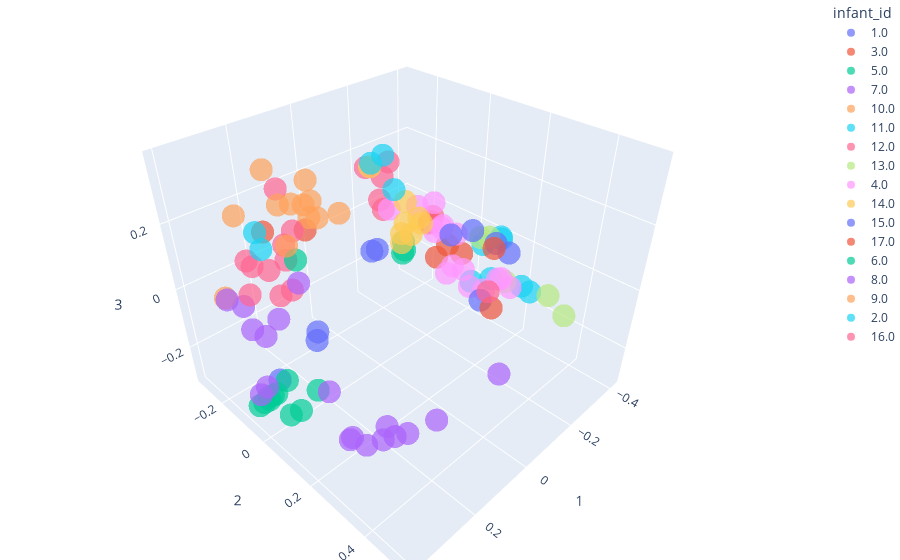

Notebook code cell kept with this figure:
### Markdown cell above
#### Infant clusering

### Code cell
fig = px.scatter_3d(pcoa_braycurtis_metadata_merged,
                    x=1,
                    y=2,
                    z=3,
                    color='infant_id',
                    opacity=0.7)

fig.update_layout(margin=dict(l=0, r=0, b=0, t=0))
fig.show()

### Figure 1 — Plotly figure (JSON) as saved in the notebook; plotly's stock layout.template omitted (floating-point values rounded to 4 significant figures)
{"data": [{"hovertemplate": "infant_id=1.0<br>1=%{x}<br>2=%{y}<br>3=%{z}<extra></extra>", "legendgroup": "1.0", "marker": {"color": "#636efa", "opacity": 0.7, "symbol": "circle"}, "mode": "markers", "name": "1.0", "scene": "scene", "showlegend": true, "type": "scatter3d", "x": [0.283, 0.09099, -0.2186, -0.1751, 0.0775], "y": [-0.1105, -0.1864, -0.2439, -0.2213, -0.1976], "z": [-0.274, -0.2896, -0.126, -0.1026, -0.27]}, {"hovertemplate": "infant_id=3.0<br>1=%{x}<br>2=%{y}<br>3=%{z}<extra></extra>", "legendgroup": "3.0", "marker": {"color": "#EF553B", "opacity": 0.7, "symbol": "circle"}, "mode": "markers", "name": "3.0", "scene": "scene", "showlegend": true, "type": "scatter3d", "x": [0.05686, 0.0979, 0.25, 0.2218, 0.07062, -0.2632, -0.3262], "y": [0.3368, 0.3004, -0.1456, -0.003058, 0.3071, -0.05339, -0.1195], "z": [0.2516, 0.244, 0.1818, 0.2365, 0.2659, 0.03761, -0.02044]}, {"hovertemplate": "infant_id=5.0<br>1=%{x}<br>2=%{y}<br>3=%{z}<extra></extra>", "legendgroup": "5.0", "marker": {"color": "#00cc96", "opacity": 0.7, "symbol": "circle"}, "mode": "markers", "name": "5.0", "scene": "scene", "showlegend": true, "type": "scatter3d", "x": [-0.2592, -0.2582, 0.3391, 0.3773, 0.3569, 0.3159, 0.3382, 0.2789, 0.3258, 0.2257, 0.2942, 0.3264, -0.2486], "y": [-0.1645, -0.1588, -0.08845, -0.07303, -0.08309, -0.0829, -0.08612, -0.07948, -0.08552, -0.01355, -0.003893, -0.005877, -0.1574], "z": [-0.07951, -0.1074, -0.2862, -0.2804, -0.2901, -0.2849, -0.2951, -0.2575, -0.2854, -0.2861, -0.3085, -0.3034, -0.1144]}, {"hovertemplate": "infant_id=7.0<br>1=%{x}<br>2=%{y}<br>3=%{z}<extra></extra>", "legendgroup": "7.0", "marker": {"color": "#ab63fa", "opacity": 0.7, "symbol": "circle"}, "mode": "markers", "name": "7.0", "scene": "scene", "showlegend": true, "type": "scatter3d", "x": [0.3333, 0.3723, 0.3548, 0.2471, 0.2383, 0.2798, 0.2402, 0.3002, -0.002833], "y": [-0.1508, -0.06561, -0.0579, 0.3178, 0.3526, 0.1132, 0.2829, 0.2735, 0.4253], "z": [-0.008202, -0.2369, -0.2153, -0.1953, -0.1642, -0.1658, -0.1929, -0.2196, -0.08533]}, {"hovertemplate": "infant_id=10.0<br>1=%{x}<br>2=%{y}<br>3=%{z}<extra></extra>", "legendgroup": "10.0", "marker": {"color": "#FFA15A", "opacity": 0.7, "symbol": "circle"}, "mode": "markers", "name": "10.0", "scene": "scene", "showlegend": true, "type": "scatter3d", "x": [0.3836, 0.2051, 0.2398, 0.2146, 0.2584, 0.244, 0.1974], "y": [-0.1403, 0.1061, 0.07237, 0.005671, 0.002685, 0.04739, -0.006352], "z": [0.05081, 0.3183, 0.3073, 0.3663, 0.3216, 0.2995, 0.3026]}, {"hovertemplate": "infant_id=11.0<br>1=%{x}<br>2=%{y}<br>3=%{z}<extra></extra>", "legendgroup": "11.0", "marker": {"color": "#19d3f3", "opacity": 0.7, "symbol": "circle"}, "mode": "markers", "name": "11.0", "scene": "scene", "showlegend": true, "type": "scatter3d", "x": [-0.1088, -0.1225, -0.1148, -0.1546, -0.4143, -0.378, -0.285], "y": [0.2359, 0.3811, 0.2937, 0.3859, 0.03114, 0.1233, 0.1927], "z": [0.04355, 0.09486, 0.0778, 0.06357, -0.07215, 0.01167, 0.07582]}, {"hovertemplate": "infant_id=12.0<br>1=%{x}<br>2=%{y}<br>3=%{z}<extra></extra>", "legendgroup": "12.0", "marker": {"color": "#FF6692", "opacity": 0.7, "symbol": "circle"}, "mode": "markers", "name": "12.0", "scene": "scene", "showlegend": true, "type": "scatter3d", "x": [-0.2474, -0.1332, -0.2507, -0.2501, -0.2014, -0.3309, 0.264, 0.176, 0.1691, 0.1563, 0.1957, 0.2996, 0.2866, 0.2221, 0.1039, 0.1789], "y": [-0.2577, -0.1884, -0.2454, -0.2471, -0.1673, -0.1077, -0.1979, -0.1794, -0.1835, -0.1884, -0.1879, -0.1689, -0.1837, -0.1876, -0.2331, -0.1671], "z": [0.03803, 0.2118, 0.007769, 0.1214, 0.2132, 0.005898, 0.06033, 0.262, 0.09093, -0.06652, -0.0655, 0.001823, 0.0949, 0.03256, 0.08555, 0.05465]}, {"hovertemplate": "infant_id=13.0<br>1=%{x}<br>2=%{y}<br>3=%{z}<extra></extra>", "legendgroup": "13.0", "marker": {"color": "#B6E880", "opacity": 0.7, "symbol": "circle"}, "mode": "markers", "name": "13.0", "scene": "scene", "showlegend": true, "type": "scatter3d", "x": [-0.279, -0.3742, -0.2022, -0.1075, -0.09996], "y": [0.1545, 0.05068, 0.2758, 0.515, 0.4704], "z": [0.06746, -0.02036, 0.01598, 0.08693, 0.1252]}, {"hovertemplate": "infant_id=4.0<br>1=%{x}<br>2=%{y}<br>3=%{z}<extra></extra>", "legendgroup": "4.0", "marker": {"color": "#FF97FF", "opacity": 0.7, "symbol": "circle"}, "mode": "markers", "name": "4.0", "scene": "scene", "showlegend": true, "type": "scatter3d", "x": [-0.342, -0.3388, -0.364, -0.3698, -0.3817, -0.3774, -0.2496, -0.1765, -0.3698, -0.2654, -0.2121, -0.2916, -0.3763, -0.3722, -0.3379], "y": [-0.05151, -0.02517, -0.1343, -0.005731, -0.11, -0.1128, -0.09586, -0.1391, -0.1338, 0.16, 0.1492, 0.0241, 0.1255, 0.1412, 0.2008], "z": [-0.186, -0.1431, 0.03092, -0.1627, -0.04909, -0.057, 0.07851, 0.07989, -0.07599, -0.1029, -0.0698, 0.01603, -0.1376, -0.1261, -0.1113]}, {"hovertemplate": "infant_id=14.0<br>1=%{x}<br>2=%{y}<br>3=%{z}<extra></extra>", "legendgroup": "14.0", "marker": {"color": "#FECB52", "opacity": 0.7, "symbol": "circle"}, "mode": "markers", "name": "14.0", "scene": "scene", "showlegend": true, "type": "scatter3d", "x": [-0.2499, -0.3298, -0.3432, -0.2729, -0.304, -0.3256, -0.3306, -0.3395], "y": [-0.302, -0.2447, -0.2413, -0.1864, -0.1749, -0.1497, -0.1673, -0.2363], "z": [0.1356, -0.1145, -0.07902, -0.09856, -0.07622, -0.0339, -0.02408, 0.004841]}, {"hovertemplate": "infant_id=15.0<br>1=%{x}<br>2=%{y}<br>3=%{z}<extra></extra>", "legendgroup": "15.0", "marker": {"color": "#636efa", "opacity": 0.7, "symbol": "circle"}, "mode": "markers", "name": "15.0", "scene": "scene", "showlegend": true, "type": "scatter3d", "x": [-0.2568, -0.3685, -0.4028, -0.3139, -0.1963], "y": [0.03353, 0.02335, 0.0888, 0.2019, 0.2031], "z": [0.03219, -0.0052, -0.03716, 0.02064, -0.0814]}, {"hovertemplate": "infant_id=17.0<br>1=%{x}<br>2=%{y}<br>3=%{z}<extra></extra>", "legendgroup": "17.0", "marker": {"color": "#EF553B", "opacity": 0.7, "symbol": "circle"}, "mode": "markers", "name": "17.0", "scene": "scene", "showlegend": true, "type": "scatter3d", "x": [-0.1142, -0.3083], "y": [0.3031, 0.1529], "z": [-0.009532, 0.01649]}, {"hovertemplate": "infant_id=6.0<br>1=%{x}<br>2=%{y}<br>3=%{z}<extra></extra>", "legendgroup": "6.0", "marker": {"color": "#00cc96", "opacity": 0.7, "symbol": "circle"}, "mode": "markers", "name": "6.0", "scene": "scene", "showlegend": true, "type": "scatter3d", "x": [0.2106], "y": [-0.07364], "z": [0.1139]}, {"hovertemplate": "infant_id=8.0<br>1=%{x}<br>2=%{y}<br>3=%{z}<extra></extra>", "legendgroup": "8.0", "marker": {"color": "#ab63fa", "opacity": 0.7, "symbol": "circle"}, "mode": "markers", "name": "8.0", "scene": "scene", "showlegend": true, "type": "scatter3d", "x": [0.3267, 0.2629, 0.3201, 0.1902, 0.3633, 0.3837, 0.3497, 0.3982, 0.2816], "y": [0.2451, 0.2926, 0.2462, 0.3995, -0.009541, -0.03127, 0.03714, -0.104, 0.03414], "z": [-0.2013, -0.2146, -0.1978, -0.1199, -0.006792, 0.01331, 0.065, 0.07245, 0.1331]}, {"hovertemplate": "infant_id=9.0<br>1=%{x}<br>2=%{y}<br>3=%{z}<extra></extra>", "legendgroup": "9.0", "marker": {"color": "#FFA15A", "opacity": 0.7, "symbol": "circle"}, "mode": "markers", "name": "9.0", "scene": "scene", "showlegend": true, "type": "scatter3d", "x": [0.2518, 0.2409, 0.3171, 0.2027, 0.1468], "y": [-0.06058, -0.1268, -0.1536, -0.119, -0.1082], "z": [0.292, 0.3551, 0.252, 0.1318, 0.2332]}, {"hovertemplate": "infant_id=2.0<br>1=%{x}<br>2=%{y}<br>3=%{z}<extra></extra>", "legendgroup": "2.0", "marker": {"color": "#19d3f3", "opacity": 0.7, "symbol": "circle"}, "mode": "markers", "name": "2.0", "scene": "scene", "showlegend": true, "type": "scatter3d", "x": [0.2825, 0.2829, -0.03696, 0.01263, 0.01453], "y": [-0.111, -0.1276, 0.02787, -0.0007385, 0.04519], "z": [0.1608, 0.2021, 0.2576, 0.3372, 0.3737]}, {"hovertemplate": "infant_id=16.0<br>1=%{x}<br>2=%{y}<br>3=%{z}<extra></extra>", "legendgroup": "16.0", "marker": {"color": "#FF6692", "opacity": 0.7, "symbol": "circle"}, "mode": "markers", "name": "16.0", "scene": "scene", "showlegend": true, "type": "scatter3d", "x": [-0.2021], "y": [0.2237], "z": [-0.04435]}], "layout": {"legend": {"title": {"text": "infant_id"}, "tracegroupgap": 0}, "margin": {"b": 0, "l": 0, "r": 0, "t": 0}, "scene": {"domain": {"x": [0, 1], "y": [0, 1]}, "xaxis": {"title": {"text": "1"}}, "yaxis": {"title": {"text": "2"}}, "zaxis": {"title": {"text": "3"}}}}}
